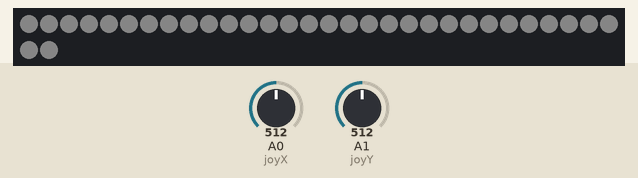
Recording of a sketch running on a simulated Arduino Uno, built for the host (arithmetic inside an expression is 32-bit, double 64-bit). Shown: 32 RGB LEDs in strip order, left to right, continuing on the next row. Inputs (shaded band) come from the test bench; at power-on: A0 (joyX) = 512, A1 (joyY) = 512. Dim RGB values are drawn brighter than linear; what the sketch prints to the serial monitor is not drawn.

Above: at 4.2 s.
4.3 s: A0 (joyX) set to 545
At 4.7 s:
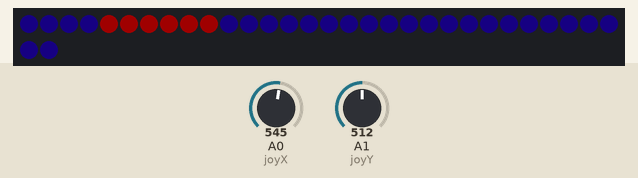
5.8 s: A0 (joyX) set to 511
At 6.5 s:
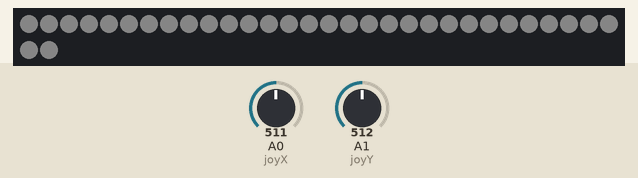
7.3 s: A0 (joyX) set to 486
At 8.4 s:
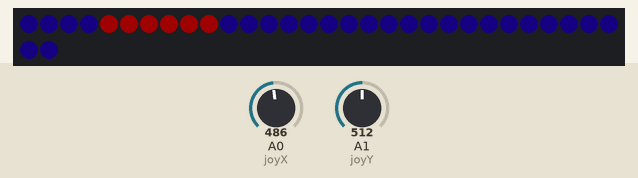
Timing chart, 0 to 10.3 s (numbered marks = the images above; inputs shaded):
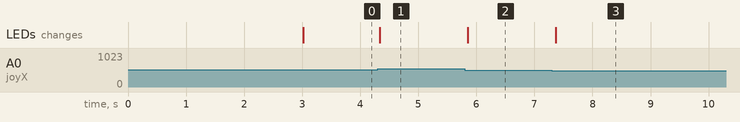

Measured:
- the behaviour switches between 527 and 528 on A0 (joyX) (found by bisection; images 0 and 1)
- the behaviour switches between 497 and 496 on A0 (joyX) (found by bisection; images 2 and 3)
- after the input at 4.3 s, the LEDs: change at once (image 1)
- after the input at 5.8 s, the LEDs: change after 0.05 s (image 2)
- after the input at 7.3 s, the LEDs: change after 0.07 s (image 3)

The sketch:

arduino.ino
```cpp
//
//
// ##### Joystick
//
//

#define joyX A0
#define joyY A1

class Input
{
public:
    int posDefault[2];    // startpunkt bei laden, um ungenaue Startwerte auszugleichen
    int pos[2];           // positionsdaten - arrays müssen direkt mit Inhaltsmenge angegeben werden
    int posPercentage[2]; // position als %
    int angle;            // Winkel
    int force;            // Winkel
    bool button;
};

int debug = 500;

Input input; // erstellt Objekt aus Klasse


//
//
// ##### Button
//
//

#define button D2


//
//
// ##### LEDs
//
//

#include <FastLED.h>

#define DATA_PIN 6
#define NUM_LEDS 32
#define BRIGHTNESS 32
#define LED_TYPE WS2811
#define COLOR_ORDER GRB
CRGB leds[NUM_LEDS];
// CHSV leds[NUM_LEDS];

#define UPDATES_PER_SECOND 100

void setup()
{
    Serial.begin(9600);

    //
    //
    // ##### Joystick
    //
    //

    // Eingabe-Werte Ausgangszustand feststellen
    input.posDefault[0] = analogRead(joyX);
    input.posDefault[1] = analogRead(joyY);

    //
    //
    // ##### LEDs
    //
    //

    delay(3000); // power-up safety delay

    FastLED.show();
    FastLED.delay(1000 / UPDATES_PER_SECOND);
    FastLED.addLeds<LED_TYPE, DATA_PIN, COLOR_ORDER>(leds, NUM_LEDS);
    FastLED.setBrightness(BRIGHTNESS);

    Serial.println("––––––––––––––––––––––");
}

// Farben einstellen
void setLED(int firstLED, int amount, int color0, int color1, int color2, bool printToConsole)
{

    int maxLEDs = NUM_LEDS;

    // Start und Ende festlegen
    int startLED = firstLED % maxLEDs;
    int endLED = (firstLED + amount) % maxLEDs;

    // Falls negativ, mach Zahl korrekt
    if (startLED <= 0)
    {
        startLED = startLED + maxLEDs;
    }

    if (endLED <= 0)
    {
        endLED = endLED + maxLEDs;
    }

    // Wenn die erstel LED kleiner als die Letzte ist
    if (startLED < endLED)
    {
        // Alle LEDs in Bereich einfärben
        for (size_t i = startLED; i < endLED; i++)
        {
            leds[i].setHSV(color0, color1, color2);
        }

        if (printToConsole)
        {
            Serial.print(startLED);
            Serial.print("-");
            Serial.print(endLED);
        }
    }
    else
    {
        // Alle LEDs von der ersten bis LED anzahl einfärben …
        for (size_t i = startLED; i < maxLEDs; i++)
        {
            leds[i].setHSV(color0, color1, color2);
        }

        // … und alle restlichen von 0 bis Rest einfärben
        for (size_t i = 0; i < endLED; i++)
        {
            leds[i].setHSV(color0, color1, color2);
        }

        if (printToConsole)
        {
            Serial.print(endLED);
            Serial.print("-");
            Serial.print(maxLEDs);
            Serial.print(" & ");
            Serial.print(0);
            Serial.print("-");
            Serial.print(endLED);
        }
    }
}

// void feedbackAnimation(string feedbackType)
// {
    //     setLED(
    //         0, NUM_LEDS,
    //         180, 255, 128,
    //         false);
    // }

// feedbackAnimation("buttonPress");

void loop()
{
    //
    //
    // ##### Joystick
    //
    //

    // Eingabe-Werte empfangen
    input.pos[0] = analogRead(joyX);
    input.pos[1] = analogRead(joyY);

    // Werte in % umrechnen
    input.posPercentage[0] = map(input.pos[0], input.posDefault[0], 1023, 0, 100);
    input.posPercentage[1] = map(input.pos[1], input.posDefault[1], 1023, 0, 100);

    // Winkel herausfinden
    input.angle = -atan2(
                      input.posPercentage[0],
                      input.posPercentage[1]) *
                  180 / PI;

    // Krafteinwirkung aus Joystick herausfinden
    input.force = (fabs(input.posPercentage[0]) + fabs(input.posPercentage[0])) / 2;

    //
    //
    // ##### LEDs
    //
    //

    // Aktive LED aus Winkel herausfinden
    int activeLED = round(map(input.angle, -180, 180, 0, NUM_LEDS));

    // alle LEDs auf 0 stellen
    setLED(
        0, NUM_LEDS,
        180, 255, 128,
        false);

    // Ab bestimmter Krafteinwirkung aktiviere LED
    if (input.force > 2)
    {
        // nur aktive LED aktivieren, den rest deaktivieren
        setLED(
            4, 6,
            0, 255, 255,
            false);
    }
    else
    {
        // Alle LEDs deaktivieren
        setLED(
            0, NUM_LEDS,
            0, 0, 128,
            false);
    }

    // LED aktualisieren
    FastLED.show();
    delay(100);

    Serial.println("");
}
```
